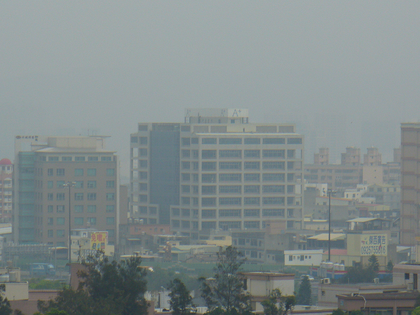
%> input picture Project 1/p1im5.png, 420 x 315 px, shrunk from 800 x 600 before the run
$ octave Experiment_img5.m   (GNU Octave 9; MATLAB toolbox functions it lacks are replaced by stand-ins)
%> lines starting %> are read from the running program, lines starting %| are printed output that depends on the picture
### Project 1/RGB_to_HSI.m
function HSI = RGB_to_HSI(imgMatr)
    %-----------------------------------
    % This function perform the tranformation from RGB to HSI
    % return RGB
    % refer to https://www.imageeprocessing.com/2013/05/converting-rgb-image-to-hsi.html
    %-----------------------------------

    imgMatr = double(imgMatr);

    R = imgMatr(:,:,1) / 255;
    G = imgMatr(:,:,2) / 255;
    B = imgMatr(:,:,3) / 255;

    % Hue
    numerator = 1/2 * ((R - G) + (R - B));
    denominator = ((R - G).^2+((R - B).*(G - B))).^0.5;

    % To avoid divide by zero exception add a small number in the denominator
    H = acosd(numerator./(denominator + 0.000001));

    % If B>G then H= 360-Theta
    H(B > G) = 360 - H(B > G);

    % Normalize to the range [0 1]
    H = H / 360;

    % Saturation
    S = 1 - (3./ (sum(imgMatr,3) + 0.000001)).* min(imgMatr,[],3);

    % Intensity
    I = sum(imgMatr,3)./ 3;

    % HSI
    HSI = cat(3,H,S,I);

end

### Project 1/compute_histogram.m
function Hist = compute_histogram(imgMatr)
    % ----------------------
    % This function simply output the histogram of image
    % To show it on graph, please use bar() function
    % return: A matrix with dimension 2 x 256,
    % first row represents pixel value class
    % second row represents the frequency of corresponding pixel value
    % ----------------------
    Hist = zeros(256,1);

    % Stat frequency of each pixel values.
    for i = 1 : 256
        Hist(i,1) = sum(sum(sum(imgMatr == i)));
    end

end

### Project 1/piecewise_linear_streching.m
function [imgMatr, transFunc] = piecewise_linear_streching(imgMatr,r1,s1,r2,s2)
    % ---------------------------------
    % This function perform the piecewise linear transformation
    % with using the equation y = mx + c on each segment.
    % return transformed image matrix
    % ---------------------------------

    imgMatr = uint8(imgMatr);

    % declare each starting point, ending point of each segment.
    p1 = [0,0];
    p2 = [r1,s1];
    p3 = [r2,s2];
    p4 = [255,255];

    % calculate gradients of each segment.
    m1 = (p2(2) - p1(2))/(p2(1) - p1(1));
    m2 = (p3(2) - p2(2))/(p3(1) - p2(1));
    m3 = (p4(2) - p3(2))/(p4(1) - p3(1));

    % calculate intercepts of each segment.
    c1 = p1(2) - m1*p1(1);
    c2 = p2(2) - m2*p2(1);
    c3 = p3(2) - m3*p3(1);

    % build transformation function
    transFunc = zeros(2,256);
    transFunc(1,:) = [0:255];

    for x = 0 : 255
        y = 0;
        if (x <= p2(1))
            y = m1 * x + c1;
        elseif (x > p2(1) && x <= p3(1))
            y = m2 * x + c2;
        else
            y = m3 * x + c3;
        end
        transFunc(2,x + 1) = y;
    end

    % transform the input image
    hg = size(imgMatr,1);
    wd = size(imgMatr,2);

    size(transFunc);

    for row = 1 : hg
        for col = 1 : wd
            origPxl = imgMatr(row,col);
            imgMatr(row,col) = transFunc(2, origPxl + 1);
        end
    end

end

### Project 1/HSI_to_RGB.m
function RGB = HSI_to_RGB(imgMatr)
    %-----------------------------------
    % This function perform the tranformation from HSI to RGB
    % return RGB
    % refer to https://www.imageeprocessing.com/2013/06/convert-hsi-image-to-rgb-image.html
    %-----------------------------------

    imgMatr = double(imgMatr);

    hg = size(imgMatr,1); % get the height of image
    wd = size(imgMatr,2); % get the width of image

    H = imgMatr(:,:,1) * 360;
    S = imgMatr(:,:,2);
    I = imgMatr(:,:,3);

    % Preallocate the R,G and B components
    R = zeros(hg,wd);
    G = zeros(hg,wd);
    B = zeros(hg,wd);

    % RG Sector(0<=H<120)
    % When H is in the above sector, the RGB components equations are
    B(H < 120) = I(H < 120).* (1 - S(H < 120));
    R(H < 120) = I(H < 120).* (1 + ((S(H < 120).* cosd(H(H < 120)))./ cosd(60 - H(H < 120))));
    G(H < 120) = 3.* I(H < 120) - (R(H < 120) + B(H < 120));

    % GB Sector(120<=H<240)
    % When H is in the above sector, the RGB components equations are
    % Subtract 120 from Hue
    H_adj = H - 120;
    R(H >= 120 & H < 240) = I(H >= 120 & H < 240).*(1 - S(H >= 120 & H < 240));
    G(H >= 120 & H < 240) = I(H >= 120 & H < 240).*(1 + ((S(H >= 120 & H < 240).*cosd(H_adj(H >= 120 & H <240)))./cosd(60 - H_adj(H >=120 & H < 240))));
    B(H >= 120 & H < 240) = 3.*I(H >= 120 & H < 240) - (R(H >= 120 & H < 240) + G(H >= 120 & H < 240));

    % BR Sector(240<=H<=360)
    % When H is in the above sector, the RGB components equations are
    % Subtract 240 from Hue
    H_adj = H - 240;
    G(H >= 240 & H <= 360) = I(H >= 240 & H <= 360).*(1 - S(H >= 240 & H <= 360));
    B(H >= 240 & H <= 360) = I(H >= 240 & H <= 360).*(1 + ((S(H >= 240 & H <= 360).*cosd(H_adj(H >= 240 & H <= 360)))./cosd(60 - H_adj(H >= 240 & H <= 360))));
    R(H >= 240 & H <= 360) = 3.*I(H >= 240 & H <= 360) - (G(H >= 240 & H <= 360) + B(H >= 240 & H <= 360));

    %Form RGB Image
    RGB = uint8(cat(3,R,G,B));

end

### Project 1/power_law_transform.m
function imgMatr = power_law_transform(imgMatr,c,gamma)
    % ---------------------------------
    % This function perform the power law transformation
    % return transformed image matrix
    % https://www.ques10.com/p/3690/determine-the-output-image-using-power-law-transfo/?
    % ---------------------------------
    imgMatr = double(imgMatr)/255;
    imgMatr = c * (imgMatr).^gamma;
    imgMatr = uint8(imgMatr * 255);
end

### Project 1/RGB_to_HSV.m
function HSV = RGB_to_HSV(imgMatr)
    %-----------------------------------
    % This function perform the tranformation from RGB to HSV
    % return HSV
    % refer to https://www.mathworks.com/matlabcentral/fileexchange/48864-rgb_to_hsv-m
    %-----------------------------------

    imgMatr = double(imgMatr);

    hg = size(imgMatr,1); % get the height of image
    wd = size(imgMatr,2); % get the width of image

    imgMatr_R = imgMatr(:,:,1);
    imgMatr_G = imgMatr(:,:,2);
    imgMatr_B = imgMatr(:,:,3);

    H_matr = zeros(hg,wd);
    S_matr = zeros(hg,wd);
    V_matr = zeros(hg,wd);

    for row = 1 : hg
        for col = 1 : wd
            R = imgMatr_R(row,col);
            G = imgMatr_G(row,col);
            B = imgMatr_B(row,col);

            Max = max(R,max(G,B));
            Min = min(R,min(G,B));

            % Compute H
            H = 0;
            delta = Max - Min;
            if (delta == 0)
                H = 0; % undefined
            elseif (Max == R)
                H = 60 * (G - B) / delta;
                if (G < B) H = H + 360; end
            elseif (Max == G)
                H = 60 * (B - R) / delta + 120;
            elseif (Max == B)
                H = 60 * (R - G) / delta + 240;
            end

            % check if the value of H is negative
            if (H < 0)
                H = H + 360;
            end
            H = H / 360.0;


           % Compute S
           if (Max == 0)
               S = 0;
           else
            S = 1 - Min / Max;
           end

           % Compute V
           V = Max;

           H_matr(row,col) = H;
           S_matr(row,col) = S;
           V_matr(row,col) = V;

        end
    end

    HSV = cat(3,H_matr,S_matr,V_matr);

end

### Project 1/HSV_to_RGB.m
function RGB = HSV_to_RGB(imgMatr)
    %-----------------------------------
    % This function perform the tranformation from HSV to RGB
    % return RGB
    % refer to https://www.rapidtables.com/convert/color/hsv-to-rgb.html
    %-----------------------------------

    imgMatr = double(imgMatr);

    hg = size(imgMatr,1); % get the height of image
    wd = size(imgMatr,2); % get the width of image

    imgMatr_H = imgMatr(:,:,1) * 360;
    imgMatr_S = imgMatr(:,:,2);
    imgMatr_V = imgMatr(:,:,3) / 255;

    R_matr = zeros(hg,wd);
    G_matr = zeros(hg,wd);
    B_matr = zeros(hg,wd);

    for row = 1 : hg
        for col = 1 : wd
            H = imgMatr_H(row,col);
            S = imgMatr_S(row,col);
            V = imgMatr_V(row,col);

            % transform to RGB
            C = V * S;
            X = C * (1 - abs( mod(H/60,2) - 1 ));
            m = V - C;

            R = 0; G = 0; B = 0;
            if (H >= 0 && H < 60)
                R = C; G = X; B = 0;
            elseif (H >= 60 && H < 120)
                R = X; G = C; B = 0;
            elseif (H >= 120 && H < 180)
                R = 0; G = C; B = X;
            elseif (H >= 180 && H < 240)
                R = 0; G = X; B = C;
            elseif (H >= 240 && H < 300)
                R = X; G = 0; B = C;
            elseif (H >= 300 && H < 306)
                R = C; G = 0; B = X;
            end


            R_matr(row,col) = (R + m) * 255;
            G_matr(row,col) = (G + m) * 255;
            B_matr(row,col) = (B + m) * 255;

        end
    end

    RGB = uint8(cat(3,R_matr,G_matr,B_matr));

end

### Project 1/laplacian_filtering.m
function transImgMatr = laplacian_filtering(imgMatr,Lapl_filt)
    % ---------------------------------
    % This function perform sharpening with laplacian filtering
    % return transformed image matrix
    % refer to https://bohr.wlu.ca/hfan/cp467/12/notes/cp467_12_lecture6_sharpening.pdf
    % pg13
    % ---------------------------------

    imgMatr = double(imgMatr);

    hg = size(imgMatr,1); % get the height of image
    wd = size(imgMatr,2); % get the width of image

    % zero padding on image matrix
    filtSize = 3;
    shift = double(floor(filtSize / 2));
    paddMatr = padarray(imgMatr,[shift shift],0);

    % create the matrix with width and height
    % exacly same as the input image to store the transformed pixel values
    transImgMatr = zeros(hg,wd);

    % [4 lines of commented-out code are left out]


    filt = zeros(hg,wd);
    for row = 1 : hg
        for col = 1 : wd
            mul = paddMatr(row : row + (filtSize - 1),col : col + (filtSize - 1)).* Lapl_filt;
            filt(row,col) = sum(mul(:));
        end
    end

    transImgMatr = imgMatr - filt;
    transImgMatr = uint8(transImgMatr);
end

### Project 1/Experiment_img5.m
% ================================
% This file is used to run multiple experiments on
% 1. Different methods
% 2. Different parameter choices
% The best result will be demostrated on solution_img5.m
% ================================

clear;
close all;
clc;
clf;

figIdx = 0;

% Image 5
imgMatr = imread("p1im5.png");
%> imgMatr is the input picture: size 315x420x3 uint8; mean R, G, B 128, 137.7, 137.8
figIdx = figIdx + 1;
figure(figIdx);
imshow(imgMatr);
title("Original Image");


imgMatr_R = imgMatr(:,:,1);
imgMatr_G = imgMatr(:,:,2);
imgMatr_B = imgMatr(:,:,3);

HSI = RGB_to_HSI(imgMatr);
%> in RGB_to_HSI, `denominator = ((R - G).^2+((R - B).*(G - B))).^0.5;`:
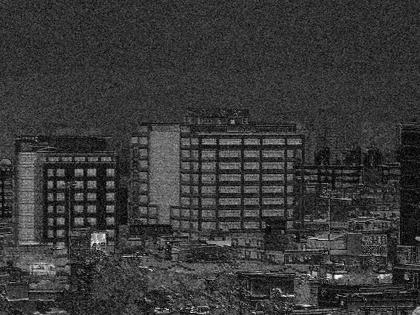
%> denominator: size 315x420 double; min 0, max 0.218, mean 0.0482; drawn with min black and max white
%> in RGB_to_HSI, `S = 1 - (3./ (sum(imgMatr,3) + 0.000001)).* min(imgMatr,[],3);`:
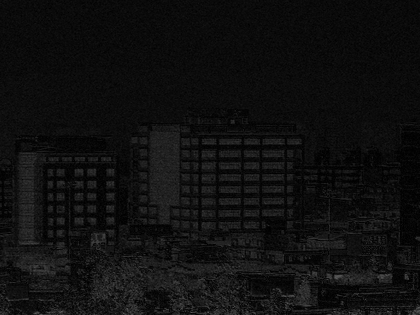
%> S: size 315x420 double; min 2.11e-09, max 0.358, mean 0.0626
%> in RGB_to_HSI, `HSI = cat(3,H,S,I);`:
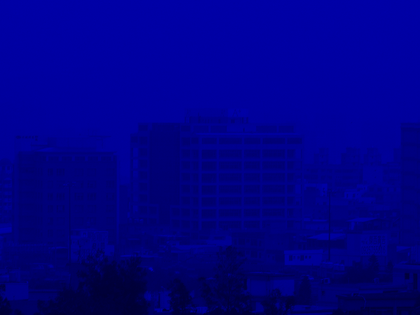
%> HSI: size 315x420x3 double; mean R, G, B 0.5, 0.1, 134.5
imgMatr_H = HSI(:,:,1);
imgMatr_S = HSI(:,:,2);
imgMatr_I = HSI(:,:,3);

% check each distribution of channel (RGB)
histR = compute_histogram(imgMatr_R);
%> after the loop in compute_histogram, `for i = 1 : 256`: Hist = 256 values, max 4759 at index 157, min 0 at index 1, mean 516.8
%> histR has the same summary as Hist in compute_histogram
histG = compute_histogram(imgMatr_G);
%> histG = 256 values, max 5691 at index 167, min 0 at index 1, mean 516.8
histB = compute_histogram(imgMatr_B);
%> histB = 256 values, max 5304 at index 167, min 0 at index 1, mean 516.8


figIdx = figIdx + 1;
figure(figIdx);
subplot(3,1,1),bar(0:255,histR);
title("Distribution of RGB");
subplot(3,1,2),bar(0:255,histG);
subplot(3,1,3),bar(0:255,histB);


% check distribution of Intensity
histI = compute_histogram(imgMatr_I);
%> histI = 256 values, max 2024 at index 165, min 0 at index 1, mean 172.7

figIdx = figIdx + 1;
figure(figIdx);
bar(0:255,histI);
title("Distribution of Intensity");

% ========================================================================
% contrast adjustment
% ========================================================================
% 1. piecewise linear streching
% a. on R,G,B separately
[trans_R, transFunc] = piecewise_linear_streching(imgMatr_R,40,0,180,255);
%> transFunc = 256 columns, first 8: [0 1 2 3 4 5 6 7; 0 0 0 0 0 0 0 0]
[trans_G, transFunc] = piecewise_linear_streching(imgMatr_G,55,0,180,255);
[trans_B, transFunc] = piecewise_linear_streching(imgMatr_B,50,0,180,255);
%> call 3 of piecewise_linear_streching, with r1 = 50, s1 = 0, r2 = 180, s2 = 255
%> after the loop in piecewise_linear_streching (call 3), `for row = 1 : hg`:
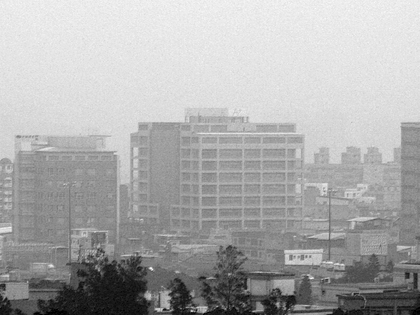
%> imgMatr: size 315x420 uint8; min 0, max 251, mean 172.2

% Transform function
figIdx = figIdx + 1;
figure(figIdx);
plot(transFunc(1,:),transFunc(2,:));
title("Transform Function");

% Check the adjusted distribution of RGB
histR = compute_histogram(trans_R);
%> histR = 256 values, max 4759 at index 213, min 0 at index 1, mean 516.6
histG = compute_histogram(trans_G);
%> histG = 256 values, max 5691 at index 228, min 0 at index 1, mean 516.5
histB = compute_histogram(trans_B);
%> histB = 256 values, max 5304 at index 229, min 0 at index 1, mean 516.7

figIdx = figIdx + 1;
figure(figIdx);
subplot(3,1,1),bar(0:255,histR);
title("Distribution of RGB");
subplot(3,1,2),bar(0:255,histG);
subplot(3,1,3),bar(0:255,histB);


transImg = cat(3,trans_R,trans_G,trans_B);
figIdx = figIdx + 1;
figure(figIdx);
imshow(transImg);
title("Piecewise Streching on RGB separately");

% b. only on I (HSI)
[trans_I, transFunc] = piecewise_linear_streching(imgMatr_I,50,0,180,255);
transImgHSI = zeros(size(imgMatr));

transImgHSI(:,:,1) = imgMatr_H;
transImgHSI(:,:,2) = imgMatr_S;
transImgHSI(:,:,3) = trans_I;
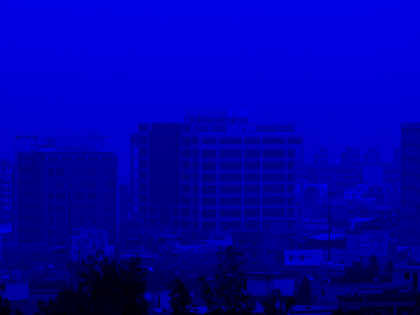
%> transImgHSI: size 315x420x3 double; mean R, G, B 0.5, 0.1, 165.9
transImg = HSI_to_RGB(transImgHSI);
%> in HSI_to_RGB, `G(H >= 240 & H <= 360) = I(H >= 240 & H <= 360).*(1 - S(H >= 240 & H <..`: G: size 315x420 double; min 0, max 266.7, mean 169.7
%> in HSI_to_RGB, `B(H >= 240 & H <= 360) = I(H >= 240 & H <= 360).*(1 + ((S(H >= 240 & H..`: B: size 315x420 double; min 0, max 247.1, mean 169.7
%> in HSI_to_RGB, `R(H >= 240 & H <= 360) = 3.*I(H >= 240 & H <= 360) - (G(H >= 240 & H <..`:
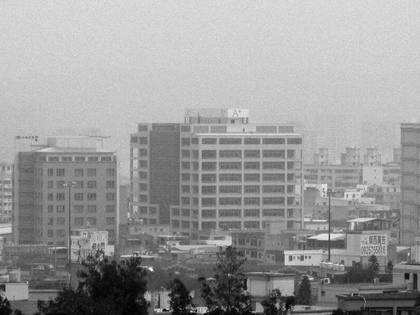
%> R: size 315x420 double; min 0, max 260.7, mean 158.2; drawn with min black and max white

% Transform function
figIdx = figIdx + 1;
figure(figIdx);
plot(transFunc(1,:),transFunc(2,:));
title("Transform Function");

% check adjusted distribution of Intensity
histI = compute_histogram(trans_I);
%> histI = 256 values, max 5906 at index 226, min 0 at index 1, mean 516.8

figIdx = figIdx + 1;
figure(figIdx);
bar(0:255,histI);
title("Distribution of Intensity");

% Check the adjusted distribution of RGB
trans_R = transImg(:,:,1);
trans_G = transImg(:,:,2);
trans_B = transImg(:,:,3);

histR = compute_histogram(trans_R);
%> histR = 256 values, max 2880 at index 215, min 0 at index 237, mean 516.8
histG = compute_histogram(trans_G);
%> histG = 256 values, max 3206 at index 229, min 0 at index 1, mean 516.8
histB = compute_histogram(trans_B);
%> histB = 256 values, max 3009 at index 231, min 0 at index 1, mean 516.8

figIdx = figIdx + 1;
figure(figIdx);
subplot(3,1,1),bar(0:255,histR);
title("Distribution of RGB");
subplot(3,1,2),bar(0:255,histG);
subplot(3,1,3),bar(0:255,histB);

figIdx = figIdx + 1;
figure(figIdx);
imshow(transImg);
title("Piecewise Streching only on Intensity");

imgMatr = transImg;

% 2. power law transformation
% a. on R,G,B separately
trans_R = power_law_transform(imgMatr_R,1,1.5);
trans_G = power_law_transform(imgMatr_G,1,1.5);
%> call 2 of power_law_transform, with c = 1, gamma = 1.5
%> in power_law_transform (call 2), `imgMatr = c * (imgMatr).^gamma;`:
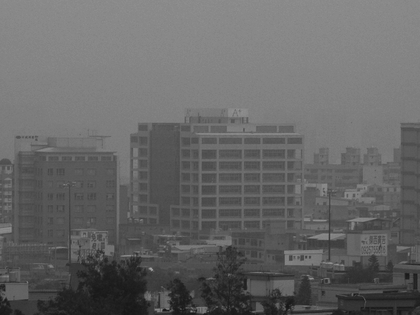
%> imgMatr: size 315x420 double; min 0.0842, max 0.643, mean 0.404
trans_B = power_law_transform(imgMatr_B,1,1.5);

% Check the adjusted distribution of RGB
histR = compute_histogram(trans_R);
%> histR = 256 values, max 4759 at index 123, min 0 at index 1, mean 516.8
histG = compute_histogram(trans_G);
%> histG = 256 values, max 5691 at index 135, min 0 at index 1, mean 516.8
histB = compute_histogram(trans_B);
%> histB = 256 values, max 5304 at index 135, min 0 at index 1, mean 516.8

figIdx = figIdx + 1;
figure(figIdx);
subplot(3,1,1),bar(0:255,histR);
title("Distribution of RGB");
subplot(3,1,2),bar(0:255,histG);
subplot(3,1,3),bar(0:255,histB);


transImg = cat(3,trans_R,trans_G,trans_B);
figIdx = figIdx + 1;
figure(figIdx);
imshow(transImg);
title("Power Law Transformation on RGB separately");


% b. only on I (HSI)
trans_I = power_law_transform(imgMatr_I,0.9,0.8);
transImgHSI = zeros(size(imgMatr));

transImgHSI(:,:,1) = imgMatr_H;
transImgHSI(:,:,2) = imgMatr_S;
transImgHSI(:,:,3) = trans_I;
transImg = HSI_to_RGB(transImgHSI);

% check adjusted distribution of Intensity
histI = compute_histogram(trans_I);
%> histI = 256 values, max 7681 at index 161, min 0 at index 1, mean 516.8

figIdx = figIdx + 1;
figure(figIdx);
bar(0:255,histI);
title("Distribution of Intensity");

% Check the adjusted distribution of RGB
trans_R = transImg(:,:,1);
trans_G = transImg(:,:,2);
trans_B = transImg(:,:,3);

histR = compute_histogram(trans_R);
%> histR = 256 values, max 5565 at index 153, min 0 at index 1, mean 516.8
histG = compute_histogram(trans_G);
%> histG = 256 values, max 6656 at index 164, min 0 at index 1, mean 516.8
histB = compute_histogram(trans_B);
%> histB = 256 values, max 6624 at index 164, min 0 at index 1, mean 516.8

figIdx = figIdx + 1;
figure(figIdx);
subplot(3,1,1),bar(0:255,histR);
title("Distribution of RGB");
subplot(3,1,2),bar(0:255,histG);
subplot(3,1,3),bar(0:255,histB);

figIdx = figIdx + 1;
figure(figIdx);
imshow(transImg);
title("Power Law Transformation only on Intensity");

close all;
clc;
clf;

figIdx = 0;
figIdx = figIdx + 1;
figure(figIdx);
imshow(imgMatr);
title("Best Contrast Adjustment Image");

% ========================================================================
% Color Correction
% ========================================================================
% Get the RGB and HSI components of the best result in last section
imgMatr_R = imgMatr(:,:,1);
imgMatr_G = imgMatr(:,:,2);
imgMatr_B = imgMatr(:,:,3);

% Convert RGB component into HSV
HSV = RGB_to_HSV(imgMatr);
%> after the loop in RGB_to_HSV, `for row = 1 : hg`: S = 0.286
changeIn_h = -5/360;
changeIn_s = 0.09;
changeIn_v = -25;

imgMatr_H = HSV(:,:,1) + changeIn_h;
imgMatr_S = HSV(:,:,2) + changeIn_s;
imgMatr_V = HSV(:,:,3) + changeIn_v;

transImgHSI = zeros(size(imgMatr));

transImgHSI(:,:,1) = imgMatr_H;
transImgHSI(:,:,2) = imgMatr_S;
transImgHSI(:,:,3) = imgMatr_V;
transImg = HSV_to_RGB(transImgHSI);

figIdx = figIdx + 1;
figure(figIdx);
imshow(transImg);
title("Color Correction on Intensity");

imgMatr = transImg;

% ========================================================================
% Sharpening
% ========================================================================
% Get the RGB and HSI components of the best result in last section
imgMatr_R = imgMatr(:,:,1);
imgMatr_G = imgMatr(:,:,2);
imgMatr_B = imgMatr(:,:,3);

HSI = RGB_to_HSI(imgMatr);
imgMatr_H = HSI(:,:,1);
imgMatr_S = HSI(:,:,2);
imgMatr_I = HSI(:,:,3);

% 1. laplacian filter
% b. only on I (HSI)
Lapl_filt = [0,1,0 ; 1,-4,1 ; 0,1,0];
trans_I = laplacian_filtering(imgMatr_I,Lapl_filt);
transImgHSI = zeros(size(imgMatr));

transImgHSI(:,:,1) = imgMatr_H;
transImgHSI(:,:,2) = imgMatr_S;
transImgHSI(:,:,3) = trans_I;
transImg = HSI_to_RGB(transImgHSI);

figIdx = figIdx + 1;
figure(figIdx);
imshow(transImg);
title("Laplacian Filtering on Intensity");

imgMatr = transImg;
